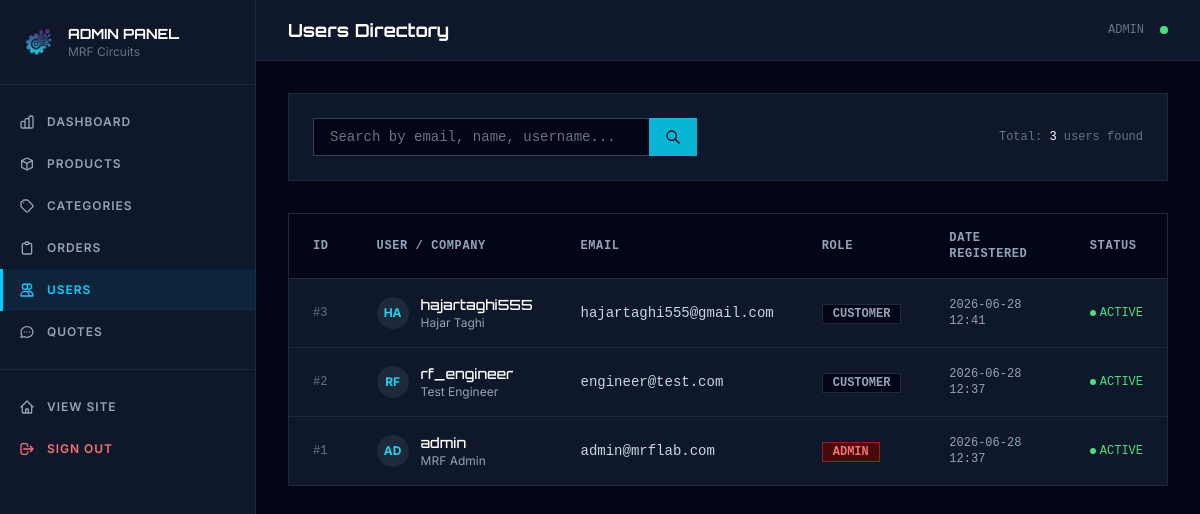
Page /admin/users (signed in) on the committed database.
### app/models/user.py (models this page shows, shortened)
class User(Base):
    __tablename__ = "users"
    id = Column(Integer, primary_key=True, index=True)
    username = Column(String(50), unique=True, index=True, nullable=False)
    email = Column(String(255), unique=True, index=True, nullable=False)
    first_name = Column(String(100), nullable=False)
    last_name = Column(String(100), nullable=False)
    password_hash = Column(String(255), nullable=True)  # Nullable for OAuth users
    role = Column(String(20), default="customer", nullable=False)  # customer | admin
    access_level = Column(Integer, default=1)  # 1-5 access levels
    phone = Column(String(30), nullable=True)
    company = Column(String(200), nullable=True)
    job_title = Column(String(100), nullable=True)
    avatar_url = Column(String(500), nullable=True)
    oauth_provider = Column(String(20), nullable=True)  # google | apple
    oauth_id = Column(String(255), nullable=True)
    is_active = Column(Boolean, default=True)
    is_verified = Column(Boolean, default=False)
    created_at = Column(DateTime, default=datetime.utcnow)
    updated_at = Column(DateTime, default=datetime.utcnow, onupdate=datetime.utcnow)

### app/routes/admin.py (the view)
@router.get("/users", response_class=HTMLResponse)
async def admin_users(request: Request, q: str = "", page: int = 1):
    user = require_admin(request)
    if not user:
        return RedirectResponse("/auth/login", status_code=302)
    db = SessionLocal()
    try:
        query = db.query(User)
        if q:
            query = query.filter(User.email.ilike(f"%{q}%") | User.username.ilike(f"%{q}%"))
        per_page = 20
        total = query.count()
        users = query.order_by(User.created_at.desc()).offset((page-1)*per_page).limit(per_page).all()
        total_pages = (total + per_page - 1) // per_page
        users_data = [
            {
                "id": u.id, "email": u.email, "username": u.username,
                "full_name": u.full_name, "role": u.role,
                "is_active": u.is_active, "created_at": u.created_at,
            }
            for u in users
        ]
        return templates.TemplateResponse("admin/users.html", {
            "request": request,
            "admin": user,
            "active_admin": "users",
            "users": users_data,
            "q": q,
            "page": page,
            "total_pages": total_pages,
            "total": total,
        })
    finally:
        db.close()

### app/templates/admin/users.html (shortened to what this page needs)
{% extends "admin/base_admin.html" %}
{% block page_title %}Users Directory{% endblock %}
{% block admin_content %}
<div class="space-y-8">
  <div class="flex flex-wrap items-center justify-between gap-4 bg-slate-900 p-6 border border-slate-800">
    <form method="GET" action="/admin/users" class="flex w-full md:w-96 relative">
      <input type="text" name="q" value="{{ q or '' }}" placeholder="Search by email, name, username..."
        class="w-full bg-slate-950 border border-slate-700 focus:border-cyan-400 text-white px-4 py-2 pr-12 text-sm font-mono outline-none transition-colors" />
      <button type="submit" class="absolute right-0 top-0 h-full px-4 bg-cyan-500 hover:bg-cyan-400 text-black transition-colors">
        <svg class="w-4 h-4" fill="none" stroke="currentColor" viewBox="0 0 24 24"><path stroke-linecap="round" stroke-linejoin="round" stroke-width="2" d="M21 21l-6-6m2-5a7 7 0 11-14 0 7 7 0 0114 0z"/></svg>
      </button>
    </form>
    <div class="text-xs font-mono text-slate-500">
      Total: <span class="text-white">{{ total }}</span> users found
    </div>
  </div>
  <div class="bg-slate-900 border border-slate-800 overflow-hidden">
    <div class="overflow-x-auto">
      <table class="w-full text-left border-collapse">
        <thead>
          <tr class="border-b border-slate-800 bg-slate-950 text-slate-400 text-xs font-mono tracking-wider uppercase">
            <th class="py-4 px-6">ID</th>
            <th class="py-4 px-6">User / Company</th>
            <th class="py-4 px-6">Email</th>
            <th class="py-4 px-6">Role</th>
            <th class="py-4 px-6">Date Registered</th>
            <th class="py-4 px-6">Status</th>
          </tr>
        </thead>
        <tbody class="divide-y divide-slate-800 text-sm">
          {% for user in users %}
          <tr class="hover:bg-slate-800/30 transition-colors">
            <td class="py-4 px-6 font-mono text-xs text-slate-500">
              #{{ user.id }}
            </td>
            <td class="py-4 px-6">
              <div class="flex items-center space-x-3">
                {% if user.avatar_url %}
                <img src="{{ user.avatar_url }}" alt="" class="w-8 h-8 rounded-full bg-slate-800" />
                {% else %}
                <div class="w-8 h-8 rounded-full bg-slate-800 flex items-center justify-center font-bold text-cyan-400 text-xs uppercase">
                  {{ user.username[:2] }}
                </div>
                {% endif %}
                <div>
                  <div class="font-medium text-white font-tech">{{ user.username }}</div>
                  <div class="text-xs text-slate-400">{{ user.full_name or 'N/A' }}</div>
                </div>
              </div>
            </td>
            <td class="py-4 px-6 font-mono text-slate-300">
              {{ user.email }}
            </td>
            <td class="py-4 px-6 font-mono">
              <span class="px-2.5 py-0.5 text-xs font-semibold rounded-none {% if user.role == 'admin' %}bg-red-950 text-red-400 border border-red-800{% else %}bg-slate-950 text-slate-400 border border-slate-800{% endif %}">
                {{ user.role | upper }}
              </span>
            </td>
            <td class="py-4 px-6 font-mono text-slate-400 text-xs">
              {{ user.created_at.strftime('%Y-%m-%d %H:%M') if user.created_at else 'N/A' }}
            </td>
            <td class="py-4 px-6 font-mono text-xs">
              {% if user.is_active %}
              <span class="text-green-400 flex items-center space-x-1">
                <span class="w-1.5 h-1.5 bg-green-400 rounded-full animate-pulse"></span>
                <span>ACTIVE</span>
              </span>
              {% else %}
              <span class="text-slate-600 flex items-center space-x-1">
                <span class="w-1.5 h-1.5 bg-slate-600 rounded-full"></span>
                <span>INACTIVE</span>
              </span>
              {% endif %}
            </td>
          </tr>
          {% else %}
          <tr>
            <td colspan="6" class="py-8 px-6 text-center text-slate-500 font-mono">
              // No users matched your search.
            </td>
          </tr>
          {% endfor %}
        </tbody>
      </table>
    </div>
  </div>
</div>
{% endblock %}

### app/static/css/styles.css (style rules this page uses)
* { box-sizing: border-box; }
body { font-family: 'Inter', sans-serif; background-color: #020617; color: #f8fafc; margin: 0; padding: 0; min-height: 100vh; }
.font-tech { font-family: 'Orbitron', sans-serif; }

### rows in the picture
User: id "3", username "HA", username "hajartaghi555", full_name "Hajar Taghi", email "hajartaghi555@gmail.com", role "CUSTOMER", created_at "2026-06-28 12:41"
User: id "2", username "RF", username "rf_engineer", full_name "Test Engineer", email "engineer@test.com", role "CUSTOMER", created_at "2026-06-28 12:37"
User: id "1", username "AD", username "admin", full_name "MRF Admin", email "admin@mrflab.com", role "ADMIN", created_at "2026-06-28 12:37"

### other values in the picture
{{ admin.username | upper }} "ADMIN"
{{ total }} "3"
